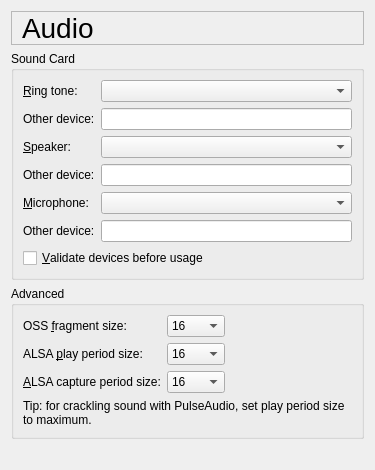
     <widget class="QWidget" name="pageAudio">
      <layout class="QGridLayout" name="gridLayout_2">
       <item row="1" column="0" colspan="2">
        <widget class="QGroupBox" name="soundcardGroupBox">
         <property name="title">
          <string>Sound Card</string>
         </property>
         <layout class="QGridLayout">
          <item row="0" column="1">
           <widget class="QComboBox" name="ringtoneComboBox">
            <property name="sizePolicy">
             <sizepolicy hsizetype="Expanding" vsizetype="Fixed">
              <horstretch>0</horstretch>
              <verstretch>0</verstretch>
             </sizepolicy>
            </property>
            <property name="whatsThis">
             <string>Select the sound card for playing the ring tone for incoming calls.</string>
            </property>
           </widget>
          </item>
          <item row="4" column="1">
           <widget class="QComboBox" name="micComboBox">
            <property name="sizePolicy">
             <sizepolicy hsizetype="Expanding" vsizetype="Fixed">
              <horstretch>0</horstretch>
              <verstretch>0</verstretch>
             </sizepolicy>
            </property>
            <property name="whatsThis">
             <string>Select the sound card to which your microphone is connected.</string>
            </property>
           </widget>
          </item>
          <item row="2" column="1">
           <widget class="QComboBox" name="speakerComboBox">
            <property name="sizePolicy">
             <sizepolicy hsizetype="Expanding" vsizetype="Fixed">
              <horstretch>0</horstretch>
              <verstretch>0</verstretch>
             </sizepolicy>
            </property>
            <property name="whatsThis">
             <string>Select the sound card for the speaker function during a call.</string>
            </property>
           </widget>
          </item>
          <item row="2" column="0">
           <widget class="QLabel" name="speakerTextLabel">
            <property name="text">
             <string>&amp;Speaker:</string>
            </property>
            <property name="wordWrap">
             <bool>false</bool>
            </property>
            <property name="buddy">
             <cstring>speakerComboBox</cstring>
            </property>
           </widget>
          </item>
          <item row="0" column="0">
           <widget class="QLabel" name="ringtoneTextLabel">
            <property name="text">
             <string>&amp;Ring tone:</string>
            </property>
            <property name="wordWrap">
             <bool>false</bool>
            </property>
            <property name="buddy">
             <cstring>ringtoneComboBox</cstring>
            </property>
           </widget>
          </item>
          <item row="1" column="0">
           <widget class="QLabel" name="otherRingtoneTextLabel">
            <property name="text">
             <string>Other device:</string>
            </property>
            <property name="wordWrap">
             <bool>false</bool>
            </property>
            <property name="buddy">
             <cstring>otherRingtoneLineEdit</cstring>
            </property>
           </widget>
          </item>
          <item row="3" column="0">
           <widget class="QLabel" name="otherSpeakerTextLabel">
            <property name="text">
             <string>Other device:</string>
            </property>
            <property name="wordWrap">
             <bool>false</bool>
            </property>
            <property name="buddy">
             <cstring>otherSpeakerLineEdit</cstring>
            </property>
           </widget>
          </item>
          <item row="5" column="0">
           <widget class="QLabel" name="otherMicTextLabel">
            <property name="text">
             <string>Other device:</string>
            </property>
            <property name="wordWrap">
             <bool>false</bool>
            </property>
            <property name="buddy">
             <cstring>otherMicLineEdit</cstring>
            </property>
           </widget>
          </item>
          <item row="4" column="0">
           <widget class="QLabel" name="micTextLabel">
            <property name="text">
             <string>&amp;Microphone:</string>
            </property>
            <property name="wordWrap">
             <bool>false</bool>
            </property>
            <property name="buddy">
             <cstring>micComboBox</cstring>
            </property>
           </widget>
          </item>
          <item row="1" column="1">
           <widget class="QLineEdit" name="otherRingtoneLineEdit"/>
          </item>
          <item row="5" column="1">
           <widget class="QLineEdit" name="otherMicLineEdit"/>
          </item>
          <item row="3" column="1">
           <widget class="QLineEdit" name="otherSpeakerLineEdit"/>
          </item>
          <item row="7" column="0" colspan="2">
           <widget class="QCheckBox" name="validateAudioCheckBox">
            <property name="whatsThis">
             <string>&lt;p&gt;
Twinkle validates the audio devices before usage to avoid an established call without an audio channel.
&lt;p&gt;
On startup of Twinkle a warning is given if an audio device is inaccessible.
&lt;p&gt;
If before making a call, the microphone or speaker appears to be invalid, a warning is given and no call can be made.
&lt;p&gt;
If before answering a call, the microphone or speaker appears to be invalid, a warning is given and the call will not be answered.</string>
            </property>
            <property name="text">
             <string>&amp;Validate devices before usage</string>
            </property>
            <property name="shortcut">
             <string>Alt+V</string>
            </property>
           </widget>
          </item>
         </layout>
        </widget>
       </item>
       <item row="2" column="0" colspan="2">
        <widget class="QGroupBox" name="advancedSoundGroupBox">
         <property name="title">
          <string>Advanced</string>
         </property>
         <layout class="QGridLayout" name="gridLayout">
          <item row="0" column="0">
           <layout class="QGridLayout">
            <item row="0" column="0">
             <widget class="QLabel" name="ossFragmnetTextLabel">
              <property name="text">
               <string>OSS &amp;fragment size:</string>
              </property>
              <property name="wordWrap">
               <bool>false</bool>
              </property>
              <property name="buddy">
               <cstring>ossFragmentComboBox</cstring>
              </property>
             </widget>
            </item>
            <item row="1" column="1">
             <widget class="QComboBox" name="alsaPlayPeriodComboBox">
              <property name="whatsThis">
               <string>The ALSA play period size influences the real time behaviour of your soundcard for playing sound. If your sound frequently drops while using ALSA, you might try a different value here.</string>
              </property>
              <item>
               <property name="text">
                <string>16</string>
               </property>
              </item>
              <item>
               <property name="text">
                <string>32</string>
               </property>
              </item>
              <item>
               <property name="text">
                <string>64</string>
               </property>
              </item>
              <item>
               <property name="text">
                <string>128</string>
               </property>
              </item>
              <item>
               <property name="text">
                <string>256</string>
               </property>
              </item>
              <item>
               <property name="text">
                <string>512</string>
               </property>
              </item>
              <item>
               <property name="text">
                <string>1024</string>
               </property>
              </item>
              <item>
               <property name="text">
                <string>2048</string>
               </property>
              </item>
              <item>
               <property name="text">
                <string>4096</string>
               </property>
              </item>
             </widget>
            </item>
            <item row="1" column="0">
             <widget class="QLabel" name="alsaPlayPeriodTextLabel">
              <property name="text">
               <string>ALSA &amp;play period size:</string>
              </property>
              <property name="wordWrap">
               <bool>false</bool>
              </property>
              <property name="buddy">
               <cstring>alsaPlayPeriodComboBox</cstring>
              </property>
             </widget>
            </item>
            <item row="2" column="0">
             <widget class="QLabel" name="alsaCapturePeriosTextLabel">
              <property name="text">
               <string>&amp;ALSA capture period size:</string>
              </property>
              <property name="wordWrap">
               <bool>false</bool>
              </property>
              <property name="buddy">
               <cstring>alsaCapturePeriodComboBox</cstring>
              </property>
             </widget>
            </item>
            <item row="0" column="1">
             <widget class="QComboBox" name="ossFragmentComboBox">
              <property name="whatsThis">
               <string>The OSS fragment size influences the real time behaviour of your soundcard. If your sound frequently drops while using OSS, you might try a different value here.</string>
              </property>
              <item>
               <property name="text">
                <string>16</string>
               </property>
              </item>
              <item>
               <property name="text">
                <string>32</string>
               </property>
              </item>
              <item>
               <property name="text">
                <string>64</string>
               </property>
              </item>
              <item>
               <property name="text">
                <string>128</string>
               </property>
              </item>
              <item>
               <property name="text">
                <string>256</string>
               </property>
              </item>
              <item>
               <property name="text">
                <string>512</string>
               </property>
              </item>
              <item>
               <property name="text">
                <string>1024</string>
               </property>
              </item>
              <item>
               <property name="text">
                <string>2048</string>
               </property>
              </item>
              <item>
               <property name="text">
                <string>4096</string>
               </property>
              </item>
             </widget>
            </item>
            <item row="2" column="1">
             <widget class="QComboBox" name="alsaCapturePeriodComboBox">
              <property name="whatsThis">
               <string>The ALSA capture period size influences the real time behaviour of your soundcard for capturing sound. If the other side of your call complains about frequently dropping sound, you might try a different value here.</string>
              </property>
              <item>
               <property name="text">
                <string>16</string>
               </property>
              </item>
              <item>
               <property name="text">
                <string>32</string>
               </property>
              </item>
              <item>
               <property name="text">
                <string>64</string>
               </property>
              </item>
              <item>
               <property name="text">
                <string>128</string>
               </property>
              </item>
              <item>
               <property name="text">
                <string>256</string>
               </property>
              </item>
              <item>
               <property name="text">
                <string>512</string>
               </property>
              </item>
              <item>
               <property name="text">
                <string>1024</string>
               </property>
              </item>
              <item>
               <property name="text">
                <string>2048</string>
               </property>
              </item>
              <item>
               <property name="text">
                <string>4096</string>
               </property>
              </item>
             </widget>
            </item>
           </layout>
          </item>
          <item row="0" column="1">
           <spacer name="spacer27">
            <property name="orientation">
             <enum>Qt::Horizontal</enum>
            </property>
            <property name="sizeType">
             <enum>QSizePolicy::Expanding</enum>
            </property>
            <property name="sizeHint" stdset="0">
             <size>
              <width>121</width>
              <height>20</height>
             </size>
            </property>
           </spacer>
          </item>
          <item row="1" column="0" colspan="2">
           <widget class="QLabel" name="label">
            <property name="text">
             <string>Tip: for crackling sound with PulseAudio, set play period size to maximum.</string>
            </property>
            <property name="wordWrap">
             <bool>true</bool>
            </property>
           </widget>
          </item>
         </layout>
        </widget>
       </item>
       <item row="3" column="1">
        <spacer name="spacer97">
         <property name="orientation">
          <enum>Qt::Vertical</enum>
         </property>
         <property name="sizeType">
          <enum>QSizePolicy::Expanding</enum>
         </property>
         <property name="sizeHint" stdset="0">
          <size>
           <width>20</width>
           <height>20</height>
          </size>
         </property>
        </spacer>
       </item>
       <item row="0" column="0" colspan="2">
        <widget class="QLabel" name="audioTitleTextLabel">
         <property name="font">
          <font>
           <pointsize>21</pointsize>
          </font>
         </property>
         <property name="frameShape">
          <enum>QFrame::StyledPanel</enum>
         </property>
         <property name="text">
          <string>Audio</string>
         </property>
         <property name="wordWrap">
          <bool>false</bool>
         </property>
         <property name="indent">
          <number>10</number>
         </property>
        </widget>
       </item>
      </layout>
     </widget>
